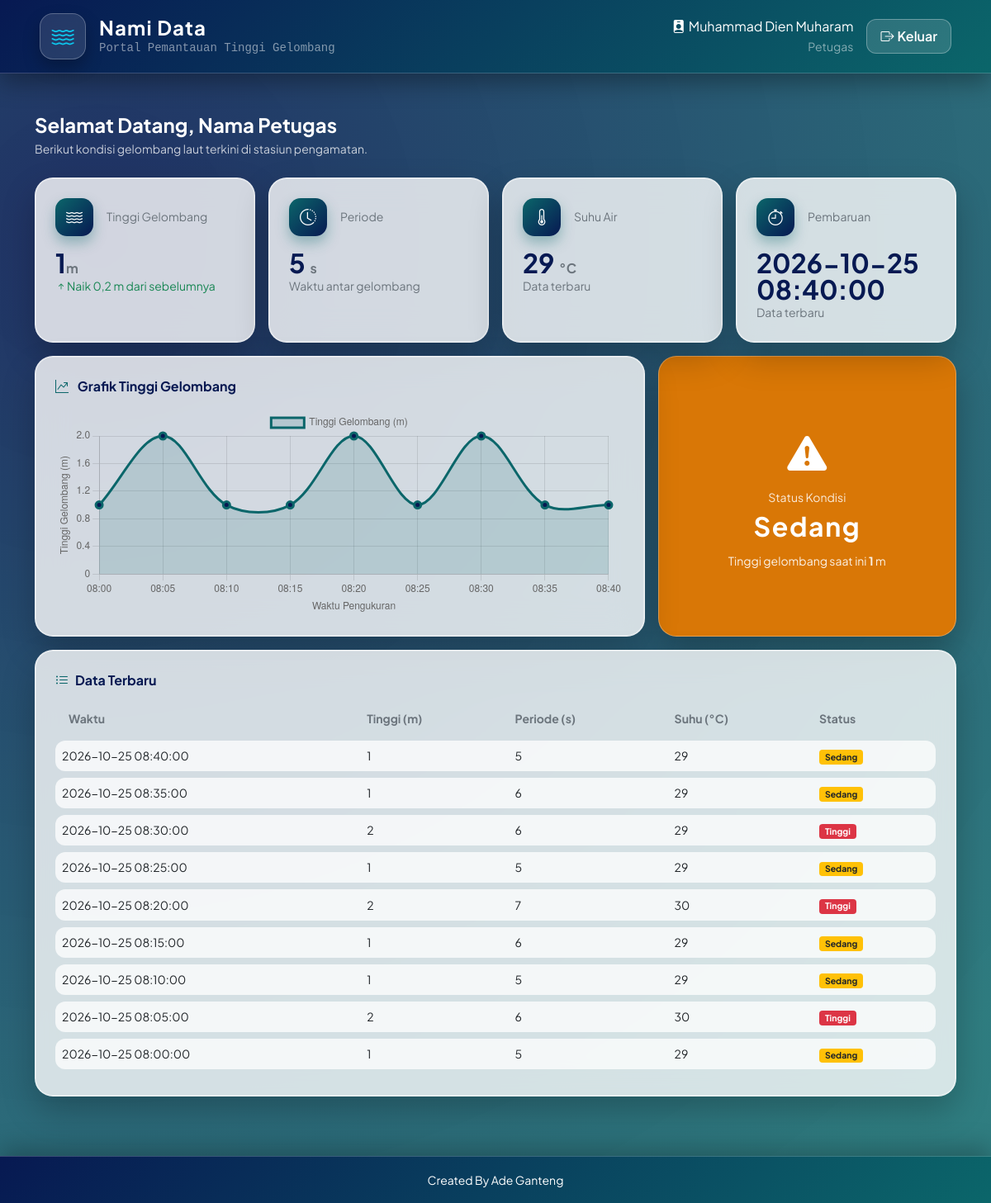
Screenshot of /main.php (signed in) with the database file from the repository.
### tables this page shows
create table pengukuran(
    id_pengukuran int not null primary key,
    id_stasiun int not null,
    id_admin int not null,
    id_petugas int not null,
    tinggi DECIMAL not null,
    periode DECIMAL not null,
    suhu DECIMAL not null,
    waktu TIMESTAMP not null,
    constraint fk_pengukuran_stasiun foreign key(id_stasiun) REFERENCES stasiun(id_stasiun),
    constraint fk_pengukuran_admin foreign key(id_admin) REFERENCES admin(id_admin),
    constraint fk_pengukuran_petugas foreign key(id_petugas) REFERENCES petugas(id_petugas)
);

### main.php (the view, shortened to what this page needs)
<?php
include('koneksi.php');
$query_terbaru = mysqli_query(
    $koneksi,
    "SELECT * FROM pengukuran ORDER BY waktu DESC LIMIT 1"
);
$data_terbaru = mysqli_fetch_assoc($query_terbaru);
$tinggi = isset($data_terbaru['tinggi'])
    ? (float) $data_terbaru['tinggi']
    : null;
if ($tinggi === null) {
    $status = 'Belum Ada Data';
    $warnaStatus = '#64748b';
    $ikonStatus = 'bi-question-circle';
} elseif ($tinggi < 1) {
    $status = 'Rendah';
    $warnaStatus = '#15803d';
    $ikonStatus = 'bi-check-circle-fill';
} elseif ($tinggi < 2) {
    $status = 'Sedang';
    $warnaStatus = '#d97706';
    $ikonStatus = 'bi-exclamation-triangle-fill';
} else {
    $status = 'Tinggi';
    $warnaStatus = '#b91c1c';
    $ikonStatus = 'bi-exclamation-octagon-fill';
}
$hasil = mysqli_query(
    $koneksi,
    "SELECT * FROM pengukuran ORDER BY waktu DESC"
);
$query_grafik = mysqli_query(
    $koneksi,
    "SELECT waktu, tinggi
     FROM pengukuran
     ORDER BY waktu DESC
     LIMIT 10"
);
$label_grafik = [];
$data_grafik = [];
while ($row_grafik = mysqli_fetch_assoc($query_grafik)) {
    $label_grafik[] = date(
        'H:i',
        strtotime($row_grafik['waktu'])
    );
    $data_grafik[] = (float) $row_grafik['tinggi'];
}
$label_grafik = array_reverse($label_grafik);
$data_grafik = array_reverse($data_grafik);
?>
<!doctype html>
<html lang="id">
  <head>
    <link href="https://cdn.jsdelivr.net/npm/bootstrap@5.0.2/dist/css/bootstrap.min.css" rel="stylesheet">
    <link rel="stylesheet" href="https://cdn.jsdelivr.net/npm/bootstrap-icons@1.11.1/font/bootstrap-icons.css">
  </head>
  <body style="background: radial-gradient(circle at 10% 20%, rgba(7, 25, 82, 0.9) 0%, rgba(11, 102, 106, 0.85) 90%), url('https://images.unsplash.com/photo-1518837695005-2083093ee35b?auto=format&fit=crop&w=1920&q=80') center/cover no-repeat fixed; font-family: 'Plus Jakarta Sans', sans-serif; min-height: 100vh;">
    <nav class="text-white"
         style="position: sticky; top: 0; z-index: 1030; width: 100%; background: linear-gradient(135deg, #071952, #0b666a); box-shadow: 0 10px 30px rgba(0, 0, 0, 0.35); border-bottom: 1px solid rgba(255, 255, 255, 0.2);">
      <div class="container-fluid px-3 px-md-5 py-3 d-flex flex-wrap align-items-center justify-content-between gap-3">
        <div class="d-flex align-items-center gap-3">
          <div id="iconContainer"
               style="width: 56px; height: 56px; background: rgba(255, 255, 255, 0.12); border: 1px solid rgba(255, 255, 255, 0.25); border-radius: 16px; display: flex; align-items: center; justify-content: center; box-shadow: 0 10px 20px rgba(0, 0, 0, 0.25); backdrop-filter: blur(8px);">
            <i class="bi bi-water text-info" style="font-size: 1.7rem;"></i>
          </div>
          <div>
            <h4 class="fw-bold mb-0" style="letter-spacing: 0.05em;">Nami Data</h4>
            <p class="small text-white-50 mb-0 font-monospace">Portal Pemantauan Tinggi Gelombang</p>
          </div>
        </div>
        <div class="d-flex align-items-center gap-3">
          <div class="text-end">
            <div class="fw-semibold"><i class="bi bi-person-badge-fill me-1"></i><?php echo $_SESSION['nama'];?></div>
            <small class="text-white-50">Petugas</small>
          </div>
          <a href="logout.php" class="btn btn-keluar"><i class="bi bi-box-arrow-right me-1"></i>Keluar</a>
        </div>
      </div>
    </nav>
    <div class="container py-4 py-md-5">
      <div class="mb-4 text-white">
        <h4 class="fw-bold mb-1">Selamat Datang, Nama Petugas</h4>
        <p class="small mb-0" style="color: rgba(255,255,255,0.75);">Berikut kondisi gelombang laut terkini di stasiun pengamatan.</p>
      </div>
      <div class="row g-3 mb-3">
        <div class="col-6 col-lg-3">
          <div class="glass-box h-100 p-3 p-md-4">
            <div class="d-flex align-items-center gap-3 mb-3">
              <div class="stat-chip"><i class="bi bi-water"></i></div>
              <div class="small text-secondary fw-semibold">Tinggi Gelombang</div>
            </div>
            <div class="fs-2 fw-bold" style="color:#071952; line-height: 1;"><span id="valTinggi"><?php echo htmlspecialchars($data_terbaru['tinggi']); ?></span><span class="fs-6 fw-semibold text-secondary">m</span></div>
            <small id="valSelisih" class="text-success fw-semibold">
              <i class="bi bi-arrow-up-short"></i>Naik 0,2 m dari sebelumnya
            </small>
          </div>
        </div>
        <div class="col-6 col-lg-3">
          <div class="glass-box h-100 p-3 p-md-4">
            <div class="d-flex align-items-center gap-3 mb-3">
              <div class="stat-chip"><i class="bi bi-clock-history"></i></div>
              <div class="small text-secondary fw-semibold">Periode</div>
            </div>
            <div class="fs-2 fw-bold" style="color:#071952; line-height: 1;"><span id="valPeriode"><?php echo htmlspecialchars($data_terbaru['periode']); ?></span> <span class="fs-6 fw-semibold text-secondary">s</span></div>
            <small class="text-muted">Waktu antar gelombang</small>
          </div>
        </div>
        <div class="col-6 col-lg-3">
          <div class="glass-box h-100 p-3 p-md-4">
            <div class="d-flex align-items-center gap-3 mb-3">
              <div class="stat-chip"><i class="bi bi-thermometer-half"></i></div>
              <div class="small text-secondary fw-semibold">Suhu Air</div>
            </div>
            <div class="fs-2 fw-bold" style="color:#071952; line-height: 1;"><span id="valSuhu"><?php echo htmlspecialchars($data_terbaru['suhu']); ?></span> <span class="fs-6 fw-semibold text-secondary">&deg;C</span></div>
            <small class="text-muted">Data terbaru</small>
          </div>
        </div>
        <div class="col-6 col-lg-3">
          <div class="glass-box h-100 p-3 p-md-4">
            <div class="d-flex align-items-center gap-3 mb-3">
              <div class="stat-chip"><i class="bi bi-stopwatch"></i></div>
              <div class="small text-secondary fw-semibold">Pembaruan</div>
            </div>
            <div class="fs-2 fw-bold" id="valWaktu" style="color:#071952; line-height: 1;"><?php echo htmlspecialchars($data_terbaru['waktu']); ?></div>
            <small class="text-muted">Data terbaru</small>
          </div>
        </div>
      </div>
      <div class="row g-3 mb-3">
        <div class="col-lg-8">
          <div class="glass-box h-100 p-3 p-md-4">
              <div class="judul-box mb-3">
                  <i class="bi bi-graph-up-arrow me-2"
                    style="color:#0b666a;"></i>
                  Grafik Tinggi Gelombang
              </div>
              <div style="position: relative; height: 250px;">
                  <canvas id="grafikGelombang"></canvas>
              </div>
          </div>
      </div>
          <div class="col-lg-4">
              <div id="kartuStatus"
                  class="h-100 p-4 text-white text-center d-flex flex-column justify-content-center align-items-center"
                  style="
                      border-radius: 22px;
                      background: <?= htmlspecialchars($warnaStatus) ?>;
                      box-shadow: 0 18px 40px rgba(0,0,0,0.28);
                      border: 1px solid rgba(255,255,255,0.3);
                  ">
                  <i class="bi <?= htmlspecialchars($ikonStatus) ?>"
                    style="font-size: 3rem;"></i>
                  <div class="small fw-semibold mt-2" style="opacity: 0.85;">
                      Status Kondisi
                  </div>
                  <div class="fw-bold"
                      style="font-size: 2rem; letter-spacing: 0.05em;">
                      <?= htmlspecialchars($status) ?>
                  </div>
                  <p class="small mt-2 mb-0" style="opacity: 0.9;">
                      Tinggi gelombang saat ini
                      <strong>
                          <?= $tinggi === null
                              ? '-'
                              : htmlspecialchars((string) $data_terbaru['tinggi']) ?>
                      </strong>
                      m
                  </p>
              </div>
          </div>
      </div>
      <div class="glass-box p-3 p-md-4 mb-4">
        <div class="judul-box mb-2"><i class="bi bi-list-ul me-2" style="color:#0b666a;"></i>Data Terbaru</div>
        <div class="table-responsive">
          <table class="table table-borderless align-middle mb-0 small tabel-modern">
            <thead>
              <tr class="text-secondary">
                <th class="ps-3">Waktu</th>
                <th>Tinggi (m)</th>
                <th>Periode (s)</th>
                <th>Suhu (&deg;C)</th>
                <th>Status</th>
              </tr>
            </thead>
            <tbody>
                <?php if (mysqli_num_rows($hasil) > 0) { ?>
                    <?php while ($data = mysqli_fetch_assoc($hasil)) { ?>
                        <tr>
                            <td>
                                <?php echo htmlspecialchars($data['waktu']); ?>
                            </td>
                            <td>
                                <?php echo htmlspecialchars($data['tinggi']); ?>
                            </td>
                            <td>
                                <?php echo htmlspecialchars($data['periode']); ?>
                            </td>
                            <td>
                                <?php echo htmlspecialchars($data['suhu']); ?>
                            </td>
                            <td>
                                <?php
                                if ($data['tinggi'] < 1) {
                                    echo '<span class="badge bg-success">Rendah</span>';
                                } elseif ($data['tinggi'] < 2) {
                                    echo '<span class="badge bg-warning text-dark">Sedang</span>';
                                } else {
                                    echo '<span class="badge bg-danger">Tinggi</span>';
                                }
                                ?>
                            </td>
                        </tr>
                    <?php } ?>
                <?php } ?>
            </tbody>
          </table>
        </div>
      </div>
    </div>
    <footer class="text-center text-white py-3"
            style="width: 100%; background: linear-gradient(135deg, #071952, #0b666a); border-top: 1px solid rgba(255, 255, 255, 0.2); box-shadow: 0 -10px 30px rgba(0, 0, 0, 0.25);">
      <small>Created By Ade Ganteng</small>
    </footer>
<script>
const canvasGrafik = document.getElementById('grafikGelombang');
const labelGrafik = <?= json_encode(
    $label_grafik,
    JSON_HEX_TAG | JSON_HEX_APOS | JSON_HEX_QUOT | JSON_HEX_AMP
) ?>;
const dataGrafik = <?= json_encode(
    $data_grafik,
    JSON_HEX_TAG | JSON_HEX_APOS | JSON_HEX_QUOT | JSON_HEX_AMP
) ?>;
new Chart(canvasGrafik, {
    type: 'line',
    data: {
        labels: labelGrafik,
        datasets: [{
            label: 'Tinggi Gelombang (m)',
            data: dataGrafik,
            borderColor: '#0b666a',
            backgroundColor: 'rgba(11, 102, 106, 0.15)',
            borderWidth: 3,
            fill: true,
            tension: 0.35,
            pointRadius: 4,
            pointHoverRadius: 6,
            pointBackgroundColor: '#071952'
        }]
    },
    options: {
        responsive: true,
        maintainAspectRatio: false,
        plugins: {
            legend: {
                display: true,
                position: 'top'
            }
        },
        scales: {
            x: {
                title: {
                    display: true,
                    text: 'Waktu Pengukuran'
                }
            },
            y: {
                beginAtZero: true,
                title: {
                    display: true,
                    text: 'Tinggi Gelombang (m)'
                }
            }
        }
    }
});
</script>
  </body>
</html>

### main.php (style rules this page uses)
.glass-box { background: rgba(255, 255, 255, 0.8); backdrop-filter: blur(20px); -webkit-backdrop-filter: blur(20px); border: 1px solid rgba(255, 255, 255, 0.65); border-radius: 22px; box-shadow: 0 18px 40px rgba(0, 0, 0, 0.22), 0 0 0 1px rgba(255, 255, 255, 0.35) inset; transition: transform 0.3s ease, box-shadow 0.3s ease; }
.stat-chip { width: 46px; height: 46px; border-radius: 14px; display: flex; align-items: center; justify-content: center; background: linear-gradient(135deg, #0b666a, #071952); color: #fff; font-size: 1.25rem; box-shadow: 0 8px 16px rgba(11, 102, 106, 0.35); }
.judul-box { color: #071952; font-weight: 700; }
.tabel-modern { border-collapse: separate; border-spacing: 0 8px; }
.tabel-modern tbody tr { background: rgba(255, 255, 255, 0.75); }
.tabel-modern tbody td:first-child { border-radius: 12px 0 0 12px; }
.tabel-modern tbody td:last-child { border-radius: 0 12px 12px 0; }
.btn-keluar { background: rgba(255, 255, 255, 0.14); border: 1px solid rgba(255, 255, 255, 0.3); border-radius: 12px; color: #fff; padding: 0.5rem 1rem; font-weight: 600; transition: all 0.25s ease; }

### rows the page displays
pengukuran: tinggi "1", periode "5", suhu "29", waktu "2026-10-25 08:40:00", tinggi "Sedang"
pengukuran: waktu "2026-10-25 08:35:00", tinggi "1", periode "6", suhu "29", shows "Sedang"
pengukuran: waktu "2026-10-25 08:30:00", tinggi "2", periode "6", suhu "29", shows "Tinggi"
pengukuran: waktu "2026-10-25 08:25:00", tinggi "1", periode "5", suhu "29", shows "Sedang"
pengukuran: waktu "2026-10-25 08:20:00", tinggi "2", periode "7", suhu "30", shows "Tinggi"
pengukuran: waktu "2026-10-25 08:15:00", tinggi "1", periode "6", suhu "29", shows "Sedang"
pengukuran: waktu "2026-10-25 08:10:00", tinggi "1", periode "5", suhu "29", shows "Sedang"
pengukuran: waktu "2026-10-25 08:05:00", tinggi "2", periode "6", suhu "30", shows "Tinggi"
pengukuran: waktu "2026-10-25 08:00:00", tinggi "1", periode "5", suhu "29", shows "Sedang"

### other values shown
$_SESSION['nama'] "Muhammad Dien Muharam"
